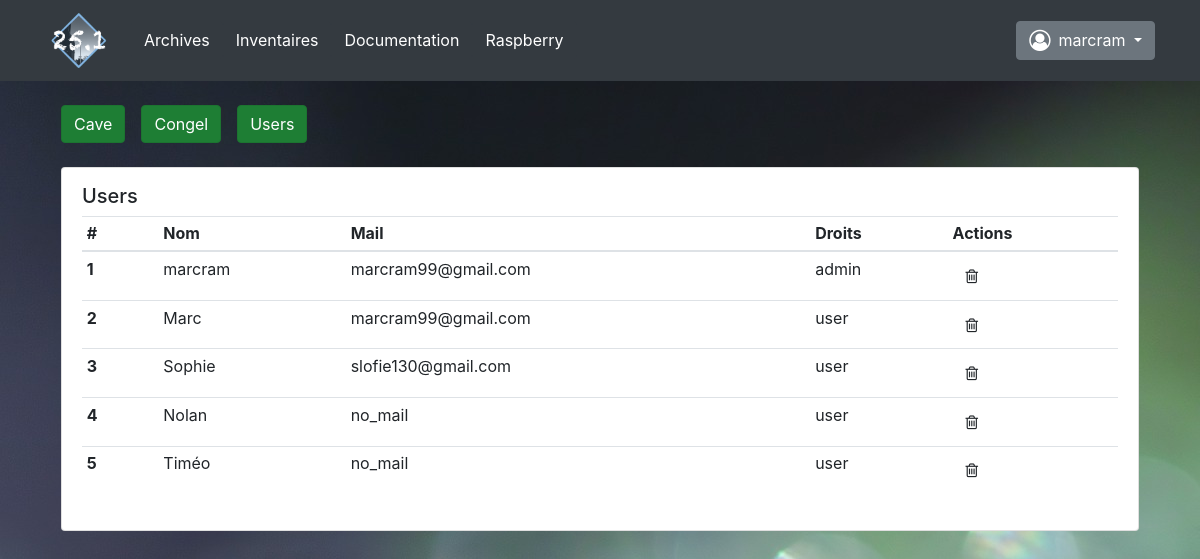
Page /inventaire/users (signed in) on the committed database.
### appli/models.py (models this page shows, shortened)
class Users(UserMixin, db.Model):
    __tablename__ = 'users'
    id = db.Column(db.Integer, primary_key=True)
    nom = db.Column(db.String(20), nullable=False)
    mdp = db.Column(db.String(20), nullable=False)
    mail = db.Column(db.String(20), nullable=True)
    droits = db.Column(db.String(20), nullable=True)
    entetes = [['nom', 3], ['mdp', 3], ['mail', 3], ['droits', 1]]
    champ_db = [id, nom, mdp, mail, droits]

### appli/main.py (the view, shortened to what this page needs)
@app.route('/inventaire/<database>', methods=['POST', 'GET'])
@login_required
def inventaire(database):
    db = db_recup(database)
    return render_template('inventaire.html',
                           database=database,
                           db=db,
                           )

### appli/fonctions.py (called while the page is built)
def db_recup(dbase):
    database = {'cave': Cave, 'congel': Congel, 'users': Users}
    resultat = database[dbase].query.all()
    return resultat

### appli/main.py (called while the page is built)
@login_manager.user_loader
def load_user(user_id):
    return Users.query.get(int(user_id))

### appli/templates/inventaire.html (shortened to what this page needs)
{% extends "base.html" %}
{% block inventaire %}
    <div class="container">
        <div class="row mx-3 mt-4">
                <a class=" btn btn-success active mr-3" id="btn_cave" href="/inventaire/cave" >Cave</a>
                <a class=" btn btn-success active mr-3" id="btn_cave" href="/inventaire/congel" >Congel</a>
                <a class=" btn btn-success active mr-2" id="btn_cave" href="/inventaire/users" >Users</a>
        </div>
        {% if  database in ['cave', 'congel'] %}
            <div class="card mx-3 mt-4">
                <div class="card-body">
                    <table class="table table-sm">
                        <thead>
                            <tr>
                            <th scope="col">#</th>
                            <th scope="col">Article</th>
                            <th scope="col">Quantité</th>
                            <th scope="col">périmé le:</th>
                            <th scope="col">actions</th>
                            </tr>
                        </thead>
                        <tbody>
                            {% for elem in db %}
                                <tr id="tabl_db_{{ loop.index }}">
                                    <th scope="row">{{ loop.index }}<span id="tab_db_id_{{ loop.index }}" class="invisible">{{ elem.id }}</span></th>
                                    <td id="tab_db_art_{{ loop.index }}">{{ elem.article }}</td>
                                    <td id="tab_db_qua_{{ loop.index }}">{{ elem.quantite }}</td>
                                    <td id="tab_db_per_{{ loop.index }}">{{ elem.peremption }}</td>
                                    <td><button id="trash_{{ loop.index }}" class="btn" onclick="efface(this)"><i class="fa fa-trash-o mr-2  mt-n2" ></i></td>
                                </tr>
                                {% if loop.last %}
                                    {% set nb_elem = loop.length %}
                                    <div class="d-flex">
                                        <h5 class="my-2 mt-n1 mr-auto">{{ database }} <spann id="nb_elem" class="invisible">{{ nb_elem }}</spann></h5>
                                        <spann id="db_add" class="btn btn-success rounded-sm m-2 font-weight-bolder ml-auto mt-n2"data-toggle="modal" data-target="#new_article"> + </spann>
                                    </div>
                                {% endif%}
                            {% endfor %}
                        </tbody>
                    </table>
                </div>
                {% elif database == 'users' %}
                    <div class="card mx-3 mt-4">
                        <div class="card-body">
                            <table class="table table-sm">
                                <thead>
                                    <tr>
                                    <th scope="col">#</th>
                                    <th scope="col">Nom</th>
                                    <th scope="col">Mail</th>
                                    <th scope="col">Droits</th>
                                    <th scope="col">Actions</th>
                                    </tr>
                                </thead>
                                <tbody>
                                    {% for elem in db %}
                                        <tr id="tabl_db_{{ loop.index }}">
                                            <th scope="row">{{ loop.index }}<span id="tab_db_id_{{ loop.index }}" class="invisible">{{ elem.id }}</span></th>
                                            <td id="tab_db_art_{{ loop.index }}">{{ elem.nom }}</td>
                                            <td id="tab_db_qua_{{ loop.index }}">{{ elem.mail }}</td>
                                            <td id="tab_db_per_{{ loop.index }}">{{ elem.droits }}</td>
                                            <td><button id="trash_{{ loop.index }}" class="btn" onclick="efface(this)"><i class="fa fa-trash-o mr-2  mt-n2" ></i></td>
                                        </tr>
                                        {% if loop.last %}
                                            {% set nb_elem = loop.length %}
                                            <div class="d-flex">
                                                <h5 class="my-2 mt-n1 mr-auto">Users <spann id="nb_elem" class="invisible">{{ nb_elem }}</spann></h5>
                                            </div>
                                        {% endif%}
                                    {% endfor %}
                                </tbody>
                            </table>
                        </div>
                    </div>
                {% endif %}
{% endblock%}

### appli/templates/base.html (shortened to what this page needs)
<!DOCTYPE html>
<html>
    <head>
        <link rel="stylesheet" media="screen" href = "{{ url_for('static', filename='bootstrap/bootstrap.min.css') }}">
        <link rel="stylesheet" href = "{{ url_for('static', filename='style.css') }}">
        <link rel="stylesheet" href="https://cdnjs.cloudflare.com/ajax/libs/font-awesome/4.7.0/css/font-awesome.min.css">
    </head>
    <body background="{{ url_for('static', filename='images/bg01.jpg') }}">
        {% block menu %}
            {% block navbar %}
                <nav class="navbar navbar-expand-sm navbar-dark bg-dark ">
                    <div class="container">
                        <a class="navbar-brand d-block  " href="{{ url_for('index') }}"><img src="{{ url_for('static', filename='images/LogoVilla.png') }}" alt="Logo" style="width:70px;"></a>
                        <div class="collapse navbar-collapse" id="navibar">
                            <ul class="navbar-nav mr-auto">
                                <li class="nav-item">
                                    <a id="m_arch" class="btn btn-dark" href="{{ url_for('archives') }}">Archives</a>
                                </li>
                                <li class="nav-item">
                                    <a d="m_inv"class="btn btn-dark" href="{{ url_for('inventaire', database='cave') }}">Inventaires</a>
                                </li>
                                <li class="nav-item">
                                    <a id="m_mais"class="btn btn-dark" href="{{ url_for('documents', section='root') }}">Documentation</a>
                                </li>
                                <li class="nav-item">
                                    <a id="m_rasp"class="btn btn-dark " href="{{ url_for('raspberry') }}">Raspberry</a>
                                </li>
                            </ul>
                            <ul class="navbar-nav">
                                <li class="nav-item">
                                    {% if current_user.is_authenticated %}
                                        <div class="dropdown">
                                            <button class="btn btn-secondary dropdown-toggle" type="button" id="m_users" data-toggle="dropdown" aria-haspopup="true" aria-expanded="false">
                                                    <i class="fa fa-user-circle-o fa-lg my-1 mr-2" ></i>{{ current_user.nom }}
                                            </button>
                                        </div>
                                    {% else %}
                                        <a class="btn btn-secondary " href="{{ url_for('login') }}">
                                                <i class="fa fa-user-circle-o fa-lg my-1 mr-2" ></i>Login
                                        </a>
                                    {% endif %}
                                </li>
                            </ul>
                        </div>
                    </div>
                </nav>
            {% endblock %}
        {% endblock %}
        {% block inventaire %} {% endblock %}
    </body>
</html>

### rows in the picture
Users: nom "marcram", mail "marcram99@gmail.com", droits "admin"
Users: nom "Marc", mail "marcram99@gmail.com", droits "user"
Users: nom "Sophie", mail "slofie130@gmail.com", droits "user"
Users: nom "Nolan", mail "no_mail", droits "user"
Users: nom "Timéo", mail "no_mail", droits "user"
